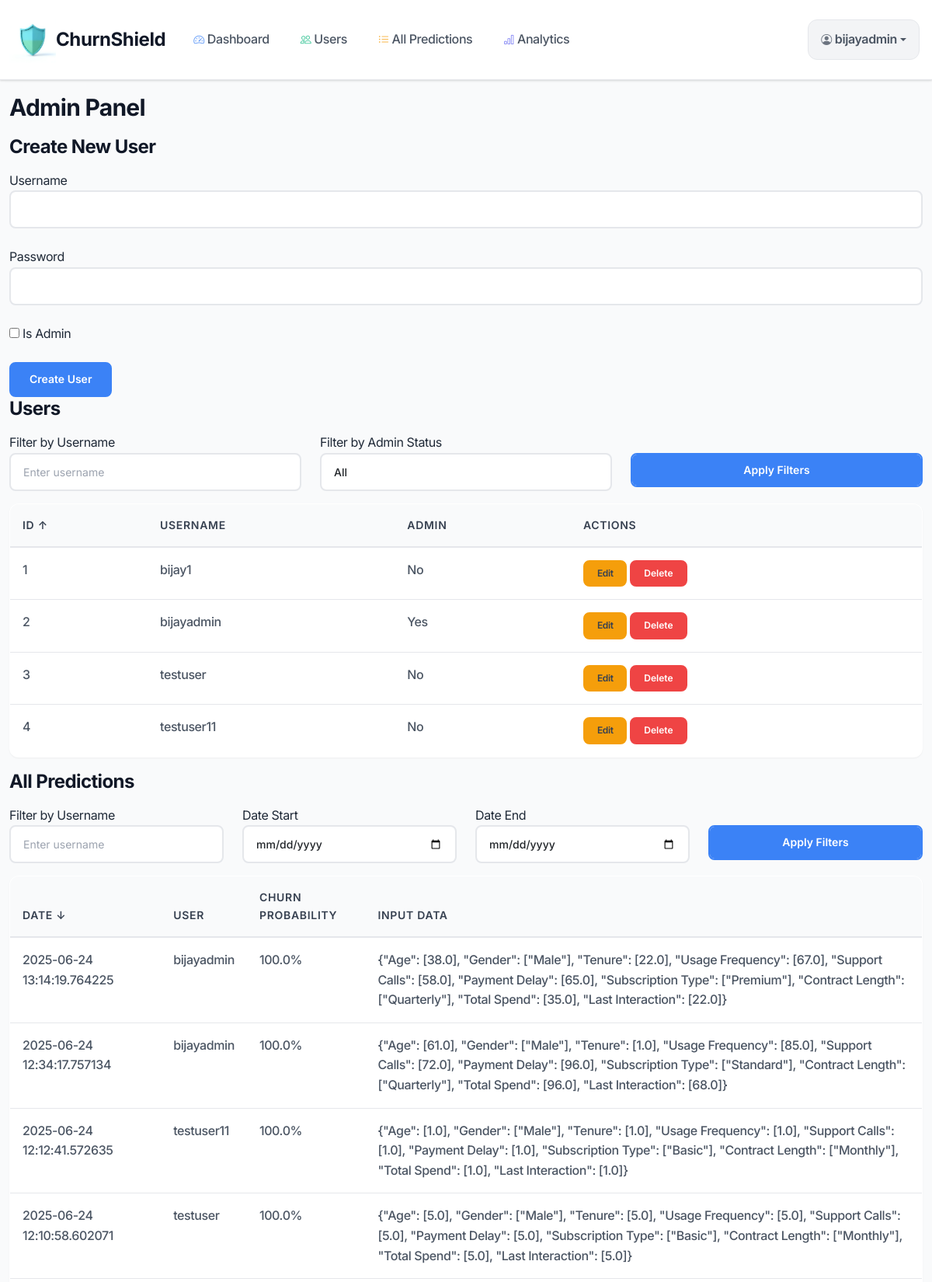
The app's page /admin (signed in, upper part) with its own data.
### database.py (models this page shows)
class User(db.Model, UserMixin):  # Add UserMixin
    id = db.Column(db.Integer, primary_key=True)
    username = db.Column(db.String(80), unique=True, nullable=False)
    password = db.Column(db.String(120), nullable=False)  # Hashed in app.py
    is_admin = db.Column(db.Boolean, default=False)
    predictions = db.relationship('Prediction', backref='user', lazy=True)

class Prediction(db.Model):
    id = db.Column(db.Integer, primary_key=True)
    user_id = db.Column(db.Integer, db.ForeignKey('user.id'), nullable=False)
    prediction = db.Column(db.Float, nullable=False)  # Probability between 0 and 1
    date_submitted = db.Column(db.DateTime, nullable=False)
    input_data = db.Column(db.String(500), nullable=False)  # Store input as JSON
    retention_strategy = db.Column(db.String(500), nullable=True)  # New column

### app.py (the view, shortened to what this page needs)
@app.route('/admin', methods=['GET', 'POST'])
@login_required
def admin():
    if not current_user.is_admin:
        flash('Admin access only!')
        return redirect(url_for('dashboard'))
    user_sort = request.args.get('user_sort', 'id')
    user_order = request.args.get('user_order', 'asc')
    user_filter = request.args.get('user_filter', '')
    admin_filter = request.args.get('admin_filter', 'all')
    pred_sort = request.args.get('pred_sort', 'date_submitted')
    pred_order = request.args.get('pred_order', 'desc')
    pred_user_filter = request.args.get('pred_user_filter', '')
    pred_date_start = request.args.get('pred_date_start', '')
    pred_date_end = request.args.get('pred_date_end', '')
    users_query = User.query
    if user_filter:
        users_query = users_query.filter(User.username.ilike(f'%{user_filter}%'))
    if admin_filter != 'all':
        users_query = users_query.filter(User.is_admin == (admin_filter == 'yes'))
    if user_sort == 'id':
        users = users_query.order_by(asc(User.id) if user_order == 'asc' else desc(User.id)).all()
    elif user_sort == 'username':
        users = users_query.order_by(asc(User.username) if user_order == 'asc' else desc(User.username)).all()
    elif user_sort == 'is_admin':
        users = users_query.order_by(asc(User.is_admin) if user_order == 'asc' else desc(User.is_admin)).all()
    else:
        users = users_query.order_by(asc(User.id)).all()
    preds_query = Prediction.query
    if pred_user_filter:
        preds_query = preds_query.join(User).filter(User.username.ilike(f'%{pred_user_filter}%'))
    if pred_date_start:
        preds_query = preds_query.filter(Prediction.date_submitted >= pred_date_start)
    if pred_date_end:
        preds_query = preds_query.filter(Prediction.date_submitted <= pred_date_end)
    if pred_sort == 'date_submitted':
        preds = preds_query.order_by(asc(Prediction.date_submitted) if pred_order == 'asc' else desc(Prediction.date_submitted)).all()
    elif pred_sort == 'username':
        preds = preds_query.join(User).order_by(asc(User.username) if pred_order == 'asc' else desc(User.username)).all()
    elif pred_sort == 'prediction':
        preds = preds_query.order_by(asc(Prediction.prediction) if pred_order == 'asc' else desc(Prediction.prediction)).all()
    else:
        preds = preds_query.order_by(desc(Prediction.date_submitted)).all()
    return render_template('admin.html', users=users, predictions=preds,
                          user_sort=user_sort, user_order=user_order, user_filter=user_filter, admin_filter=admin_filter,
                          pred_sort=pred_sort, pred_order=pred_order, pred_user_filter=pred_user_filter,
                          pred_date_start=pred_date_start, pred_date_end=pred_date_end)

### templates/admin.html (shortened to what this page needs)
{% extends "base.html" %}
{% block content %}
<h2>Admin Panel</h2>
<h3>Create New User</h3>
<form method="POST" action="{{ url_for('admin') }}">
    <div class="form-group">
        <label>Username</label>
        <input type="text" name="create_username" class="form-control" required>
    </div>
    <div class="form-group">
        <label>Password</label>
        <input type="password" name="create_password" class="form-control" required>
    </div>
    <div class="form-group">
        <label><input type="checkbox" name="create_is_admin"> Is Admin</label>
    </div>
    <button type="submit" class="btn btn-primary">Create User</button>
</form>
<h3>Users</h3>
<form method="GET" action="{{ url_for('admin') }}" class="mb-3">
    <div class="row">
        <div class="col-md-4">
            <label>Filter by Username</label>
            <input type="text" name="user_filter" class="form-control" value="{{ user_filter }}" placeholder="Enter username">
        </div>
        <div class="col-md-4">
            <label>Filter by Admin Status</label>
            <select name="admin_filter" class="form-control">
                <option value="all" {% if admin_filter == 'all' %}selected{% endif %}>All</option>
            </select>
        </div>
        <div class="col-md-4">
            <label>&nbsp;</label>
            <button type="submit" class="btn btn-primary form-control">Apply Filters</button>
        </div>
    </div>
</form>
<table class="table">
    <thead>
        <tr>
            <th>
                <a href="{{ url_for('admin', user_sort='id', user_order='desc' if user_sort == 'id' and user_order == 'asc' else 'asc', user_filter=user_filter, admin_filter=admin_filter, pred_sort=pred_sort, pred_order=pred_order, pred_user_filter=pred_user_filter, pred_date_start=pred_date_start, pred_date_end=pred_date_end) }}">
                    ID {% if user_sort == 'id' %}{% if user_order == 'asc' %}↑{% else %}↓{% endif %}{% endif %}
                </a>
            </th>
            <th>
                <a href="{{ url_for('admin', user_sort='username', user_order='desc' if user_sort == 'username' and user_order == 'asc' else 'asc', user_filter=user_filter, admin_filter=admin_filter, pred_sort=pred_sort, pred_order=pred_order, pred_user_filter=pred_user_filter, pred_date_start=pred_date_start, pred_date_end=pred_date_end) }}">
                    Username {% if user_sort == 'username' %}{% if user_order == 'asc' %}↑{% else %}↓{% endif %}{% endif %}
                </a>
            </th>
            <th>
                <a href="{{ url_for('admin', user_sort='is_admin', user_order='desc' if user_sort == 'is_admin' and user_order == 'asc' else 'asc', user_filter=user_filter, admin_filter=admin_filter, pred_sort=pred_sort, pred_order=pred_order, pred_user_filter=pred_user_filter, pred_date_start=pred_date_start, pred_date_end=pred_date_end) }}">
                    Admin {% if user_sort == 'is_admin' %}{% if user_order == 'asc' %}↑{% else %}↓{% endif %}{% endif %}
                </a>
            </th>
            <th>Actions</th>
        </tr>
    </thead>
    <tbody>
        {% for user in users %}
            <tr>
                <td>{{ user.id }}</td>
                <td>{{ user.username }}</td>
                <td>{{ 'Yes' if user.is_admin else 'No' }}</td>
                <td>
                    <a href="{{ url_for('edit_user', user_id=user.id) }}" class="btn btn-warning btn-sm">Edit</a>
                    <form action="{{ url_for('delete_user', user_id=user.id) }}" method="POST" style="display:inline;">
                        <button type="submit" class="btn btn-danger btn-sm" onclick="return confirm('Are you sure you want to delete {{ user.username }}?');">Delete</button>
                    </form>
                </td>
            </tr>
        {% endfor %}
    </tbody>
</table>
<h3>All Predictions</h3>
<form method="GET" action="{{ url_for('admin') }}" class="mb-3">
    <div class="row">
        <div class="col-md-3">
            <label>Filter by Username</label>
            <input type="text" name="pred_user_filter" class="form-control" value="{{ pred_user_filter }}" placeholder="Enter username">
        </div>
        <div class="col-md-3">
            <label>Date Start</label>
            <input type="date" name="pred_date_start" class="form-control" value="{{ pred_date_start }}">
        </div>
        <div class="col-md-3">
            <label>Date End</label>
            <input type="date" name="pred_date_end" class="form-control" value="{{ pred_date_end }}">
        </div>
        <div class="col-md-3">
            <label>&nbsp;</label>
            <button type="submit" class="btn btn-primary form-control">Apply Filters</button>
        </div>
    </div>
</form>
<table class="table">
    <thead>
        <tr>
            <th>
                <a href="{{ url_for('admin', pred_sort='date_submitted', pred_order='desc' if pred_sort == 'date_submitted' and pred_order == 'asc' else 'asc', user_sort=user_sort, user_order=user_order, user_filter=user_filter, admin_filter=admin_filter, pred_user_filter=pred_user_filter, pred_date_start=pred_date_start, pred_date_end=pred_date_end) }}">
                    Date {% if pred_sort == 'date_submitted' %}{% if pred_order == 'asc' %}↑{% else %}↓{% endif %}{% endif %}
                </a>
            </th>
            <th>
                <a href="{{ url_for('admin', pred_sort='username', pred_order='desc' if pred_sort == 'username' and pred_order == 'asc' else 'asc', user_sort=user_sort, user_order=user_order, user_filter=user_filter, admin_filter=admin_filter, pred_user_filter=pred_user_filter, pred_date_start=pred_date_start, pred_date_end=pred_date_end) }}">
                    User {% if pred_sort == 'username' %}{% if pred_order == 'asc' %}↑{% else %}↓{% endif %}{% endif %}
                </a>
            </th>
            <th>
                <a href="{{ url_for('admin', pred_sort='prediction', pred_order='desc' if pred_sort == 'prediction' and pred_order == 'asc' else 'asc', user_sort=user_sort, user_order=user_order, user_filter=user_filter, admin_filter=admin_filter, pred_user_filter=pred_user_filter, pred_date_start=pred_date_start, pred_date_end=pred_date_end) }}">
                    Churn Probability {% if pred_sort == 'prediction' %}{% if pred_order == 'asc' %}↑{% else %}↓{% endif %}{% endif %}
                </a>
            </th>
            <th>Input Data</th>
        </tr>
    </thead>
    <tbody>
        {% for pred in predictions %}
            <tr>
                <td>{{ pred.date_submitted }}</td>
                <td>{{ pred.user.username }}</td>
                <td>{{ (pred.prediction * 100)|round(2) }}%</td>
                <td>{{ pred.input_data }}</td>
            </tr>
        {% endfor %}
    </tbody>
</table>
{% endblock %}

### templates/base.html (shortened to what this page needs)
<!DOCTYPE html>
<html lang="en">
<head>
    <link href="https://cdn.jsdelivr.net/npm/bootstrap@5.3.0/dist/css/bootstrap.min.css" rel="stylesheet">
    <link href="https://cdn.jsdelivr.net/npm/bootstrap-icons/font/bootstrap-icons.css" rel="stylesheet">
    <link rel="stylesheet" href="{{ url_for('static', filename='style.css') }}">
</head>
<body>
    <nav class="navbar navbar-expand-lg navbar-light fixed-top">
        <div class="container">
            <a class="navbar-brand" href="{{ url_for('dashboard') }}">
                <img src="../static/logo1.png" alt="logo">
                ChurnShield
            </a>
            <div class="collapse navbar-collapse" id="navbarNav">
                {% if current_user.is_authenticated %}
                    <ul class="navbar-nav me-auto">
                        <li class="nav-item">
                            <a class="nav-link" href="{{ url_for('dashboard') }}">
                                <i class="bi bi-speedometer2 me-1"></i>
                                Dashboard
                            </a>
                        </li>
                        {% if current_user.is_admin %}
                            <li class="nav-item">
                                <a class="nav-link" href="{{ url_for('admin_user') }}">
                                    <i class="bi bi-people me-1"></i>
                                    Users
                                </a>
                            </li>
                            <li class="nav-item">
                                <a class="nav-link" href="{{ url_for('predictions_user') }}">
                                    <i class="bi bi-list-ul me-1"></i>
                                    All Predictions
                                </a>
                            </li>
                            <li class="nav-item">
                                <a class="nav-link" href="{{ url_for('eda_dashboard') }}">
                                    <i class="bi bi-bar-chart me-1"></i>
                                    Analytics
                                </a>
                            </li>
                        {% endif %}
                    </ul>
                    <div class="navbar-nav">
                        <div class="nav-item dropdown">
                            <a class="nav-link dropdown-toggle user-dropdown" href="#" id="userDropdown" role="button" data-bs-toggle="dropdown">
                                <i class="bi bi-person-circle me-1"></i>
                                {{ current_user.username }}
                            </a>
                        </div>
                    </div>
                {% endif %}
            </div>
        </div>
    </nav>
    <main class="main-content">
        <div class="container">
            {% block content %}{% endblock %}
        </div>
    </main>
</body>
</html>

### records on screen
User: username "bijayadmin", id "2", is_admin "Yes"
User: id "1", username "bijay1", is_admin "No"
User: id "3", username "testuser", is_admin "No"
User: id "4", username "testuser11", is_admin "No"
Prediction: date_submitted "2025-06-24 13:14:19.764225", user.username "bijayadmin", (pred.prediction*100)|round(2) "100.0", input_data "{\"Age\": [38.0], \"Gender\": [\"Male\"], \"Tenure\": [22.0], \"Usage Frequency\": [67.0], \"Support Calls\": [58.0], \"Payment Delay\": [65.0], \"Subscription Type\": [\"Premium\"], \"Contract Length\": [\"Quarterly\"], \"Total Spend\": [35.0], \"Last Interaction\": [22.0]}"
Prediction: date_submitted "2025-06-24 12:34:17.757134", user.username "bijayadmin", (pred.prediction*100)|round(2) "100.0", input_data "{\"Age\": [61.0], \"Gender\": [\"Male\"], \"Tenure\": [1.0], \"Usage Frequency\": [85.0], \"Support Calls\": [72.0], \"Payment Delay\": [96.0], \"Subscription Type\": [\"Standard\"], \"Contract Length\": [\"Quarterly\"], \"Total Spend\": [96.0], \"Last Interaction\": [68.0]}"
Prediction: date_submitted "2025-06-24 12:12:41.572635", user.username "testuser11", (pred.prediction*100)|round(2) "100.0", input_data "{\"Age\": [1.0], \"Gender\": [\"Male\"], \"Tenure\": [1.0], \"Usage Frequency\": [1.0], \"Support Calls\": [1.0], \"Payment Delay\": [1.0], \"Subscription Type\": [\"Basic\"], \"Contract Length\": [\"Monthly\"], \"Total Spend\": [1.0], \"Last Interaction\": [1.0]}"
Prediction: date_submitted "2025-06-24 12:10:58.602071", user.username "testuser", (pred.prediction*100)|round(2) "100.0", input_data "{\"Age\": [5.0], \"Gender\": [\"Male\"], \"Tenure\": [5.0], \"Usage Frequency\": [5.0], \"Support Calls\": [5.0], \"Payment Delay\": [5.0], \"Subscription Type\": [\"Basic\"], \"Contract Length\": [\"Monthly\"], \"Total Spend\": [5.0], \"Last Interaction\": [5.0]}"
